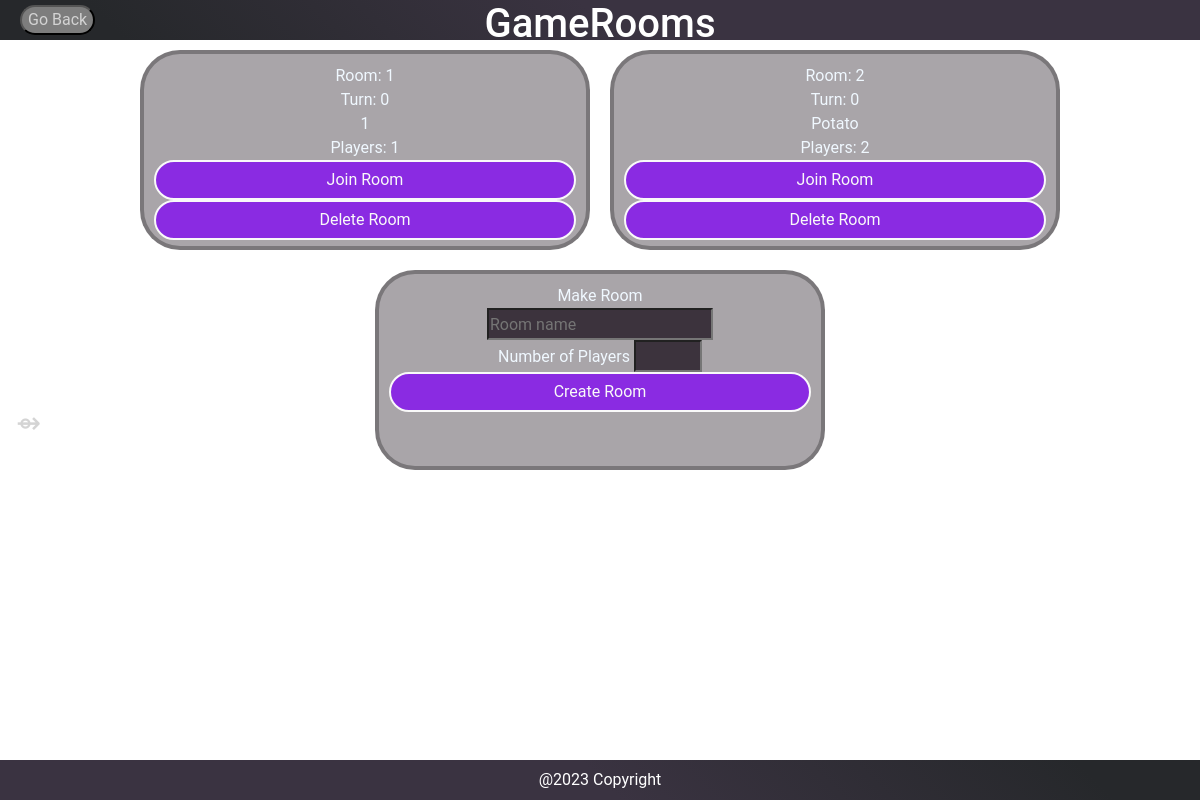
The page /rooms (signed in) on the database as committed earlier.
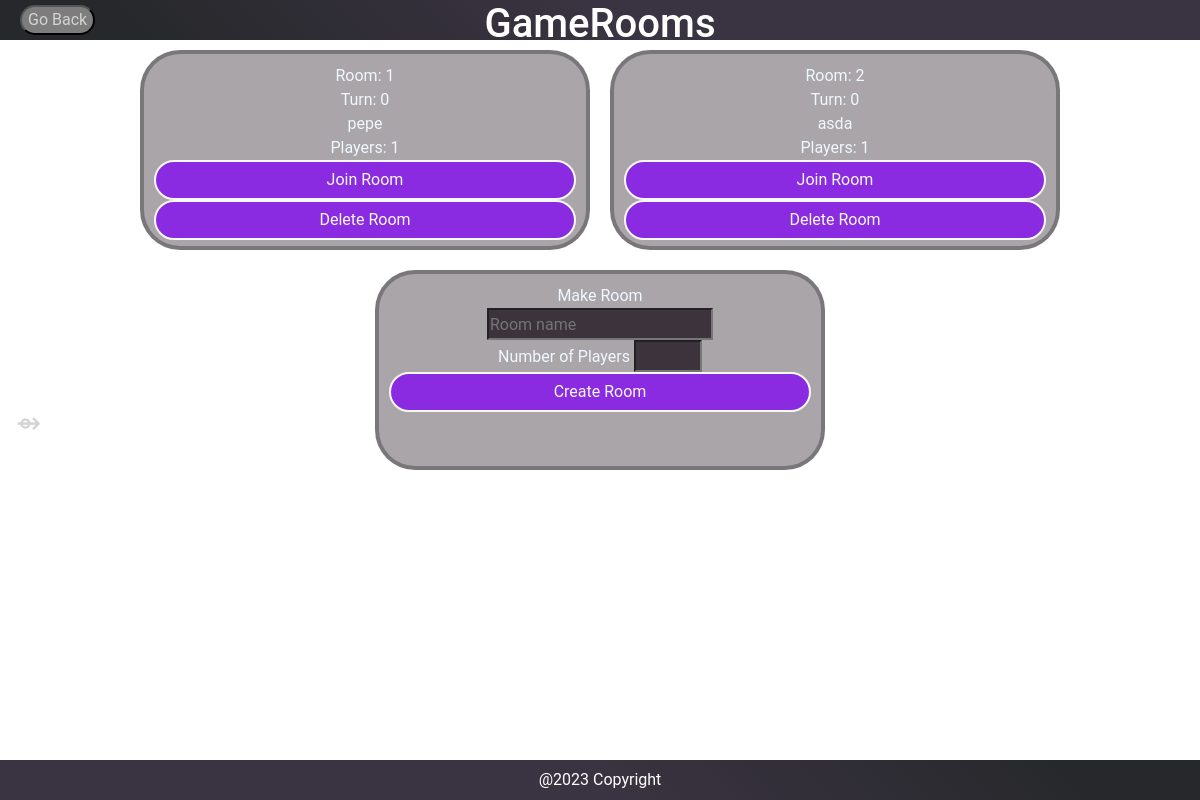
The same page on the database as committed later.
### app/models.py (models this page shows, shortened)
class GameRoom(db.Model):
    username = db.Column(
        db.String(64), db.ForeignKey("user.username"), index=True
    )
    roomID = db.Column(db.Integer, unique=True, primary_key = True)
    roomName = db.Column(db.String(30))
    playerNumber = db.Column(db.Integer)
    turnNumber = db.Column(db.Integer)
    scenario = db.Column(db.String)

### app/routes.py (the view)
@app.route("/rooms", methods=['GET', 'POST'])
@login_required
def rooms():
    return handleRooms()

### app/controller.py (called while the page is built)
def handleRooms():
    user = User.query.filter_by(username=current_user.username).first_or_404()
    rooms = GameRoom.query.all()
    return render_template('rooms.html', user=user, rooms=rooms)

### app/models.py (called while the page is built)
    @login.user_loader
    def load_user(id):
        return User.query.get(int(id))

### app/templates/rooms.html (shortened to what this page needs)
{% extends 'baseHTML.html' %}
    {%block main%}
    <div class="container-fluid" id="topPage" >
        <button onclick = "window.open('/index', '_parent')" id="GRbackButton" class="backButton"> Go Back</button>
        <h1 style="color:white">GameRooms</h1>
    </div>
    <div id="midPage" class="container-fluid">
        <span class="navButton" onclick="toggleNav()">&#8692;</span>
        <div class="centerItems" >
            {%for room in rooms%}
            <div class="gameNodes">Room: {{room.roomID}}<br>Turn: {{room.turnNumber}} <br> {{room.roomName}} <br> Players: {{room.playerNumber}} <br>
                <form action="{{ url_for('joinRoom')}}" method="POST">
                    <input type="submit" value="Join Room">
                  </form>
                <form action="{{ url_for('deleteRoom')}}" method="POST">
                    <input type="submit" value="Delete Room">
                  </form>
            </div>
            {%endfor%}
            <div class="gameNodes">
                <div>
                    <form action="{{ url_for('createRoom', username=user.username) }}" method="POST">
                        Make Room<br>
                        <input type="text" name="room_name" placeholder="Room name" required><br>
                        Number of Players
                        <input type="number" name="num_players" min="1" max="4" required><br>
                        <input type="submit" value="Create Room">
                    </form>
                </div>
            </div>
        </div>
    </div>
    <div class="container-fluid" id="botPage">
        <div style="padding-top: 1vh; color:white">@2023 Copyright</div>
    </div>
{% endblock %}

Rows that differ between the two databases and show on the page:
changed GameRoom id 1: roomName "1" → "pepe"
changed GameRoom id 2: roomName "Potato" → "asda"; playerNumber "2" → "1"
